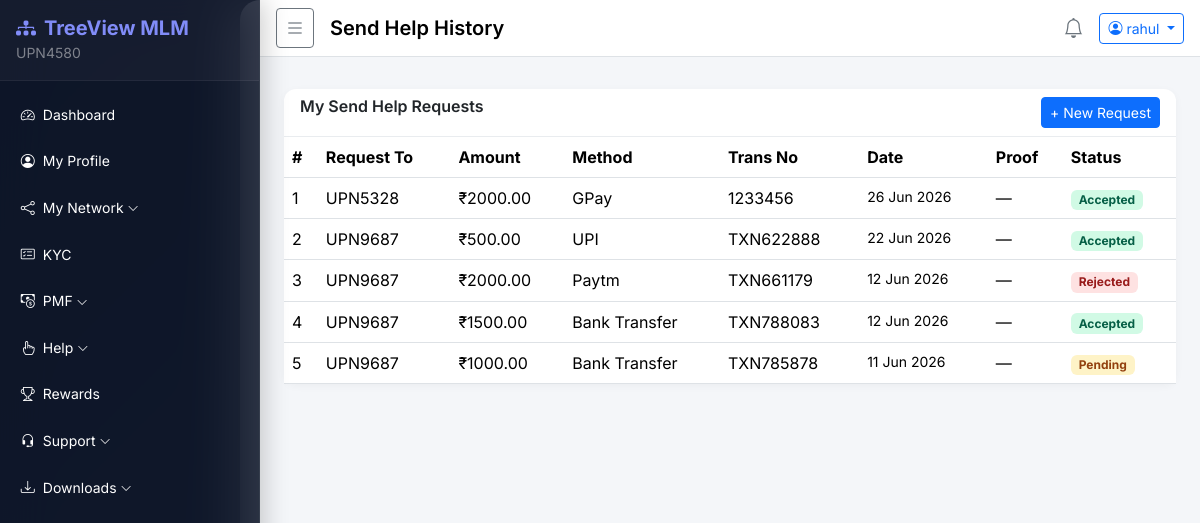
The app's page /helpdesk/send/history/ (signed in) with its own data.
### accounts/models.py (models this page shows, shortened)
class User(AbstractBaseUser, PermissionsMixin):
    STATUS_CHOICES = [('active', 'Active'), ('inactive', 'Inactive'), ('pending', 'Pending')]
    member_id   = models.CharField(max_length=20, unique=True, default=generate_member_id)
    sponsor_id  = models.CharField(max_length=20, blank=True, null=True)
    username    = models.CharField(max_length=150, unique=True)
    email       = models.EmailField(unique=True)
    mobile      = models.CharField(max_length=15, blank=True)
    status      = models.CharField(max_length=10, choices=STATUS_CHOICES, default='pending')
    is_active   = models.BooleanField(default=True)
    is_staff    = models.BooleanField(default=False)
    plain_password = models.CharField(max_length=128, blank=True)  # stored for admin view
    created_at  = models.DateTimeField(default=timezone.now)
    objects = UserManager()
    USERNAME_FIELD = 'username'
    REQUIRED_FIELDS = ['email']
    class Meta:
        db_table = 'users'

### helpdesk/models.py (models this page shows, shortened)
class SendHelpRequest(models.Model):
    STATUS_CHOICES = [('pending', 'Pending'), ('accepted', 'Accepted'), ('rejected', 'Rejected')]
    PAYMENT_CHOICES = [('gpay', 'GPay'), ('phonepe', 'PhonePe'), ('paytm', 'Paytm'), ('upi', 'UPI'), ('bank', 'Bank Transfer')]
    user           = models.ForeignKey(settings.AUTH_USER_MODEL, on_delete=models.CASCADE, related_name='send_help_requests')
    request_to     = models.ForeignKey(settings.AUTH_USER_MODEL, on_delete=models.SET_NULL, null=True, blank=True, related_name='received_help_payments')
    amount         = models.DecimalField(max_digits=10, decimal_places=2)
    payment_method = models.CharField(max_length=10, choices=PAYMENT_CHOICES)
    transaction_no = models.CharField(max_length=100, blank=True)
    proof_file     = models.FileField(upload_to='helpdesk/send/', blank=True, null=True)
    remarks        = models.TextField(blank=True)
    status         = models.CharField(max_length=10, choices=STATUS_CHOICES, default='pending')
    created_at     = models.DateTimeField(default=timezone.now)
    class Meta:
        db_table = 'send_help_requests'
        ordering = ['-created_at']

### helpdesk/views.py (the view)
# urls.py: path('send/history/',       views.send_help_history,    name='send_history'),
@login_required
def send_help_history(request):
    reqs = SendHelpRequest.objects.filter(user=request.user)
    return render(request, 'helpdesk/send_history.html', {'requests': reqs})

### templates/helpdesk/send_history.html (shortened to what this page needs)
{% extends 'base/base.html' %}
{% block page_title %}Send Help History{% endblock %}
{% block content %}
<div class="card">
  <div class="card-header d-flex justify-content-between">
    <h6 class="mb-0 fw-semibold">My Send Help Requests</h6>
    <a href="{% url 'helpdesk:send' %}" class="btn btn-sm btn-primary">+ New Request</a>
  </div>
  <div class="card-body p-0">
    <div class="table-responsive">
      <table class="table table-hover mb-0">
        <thead><tr><th>#</th><th>Request To</th><th>Amount</th><th>Method</th><th>Trans No</th><th>Date</th><th>Proof</th><th>Status</th></tr></thead>
        <tbody>
          {% for r in requests %}
          <tr>
            <td>{{ forloop.counter }}</td>
            <td>{{ r.request_to.member_id|default:"—" }}</td>
            <td>₹{{ r.amount }}</td>
            <td>{{ r.get_payment_method_display }}</td>
            <td>{{ r.transaction_no|default:"—" }}</td>
            <td class="small">{{ r.created_at|date:"d M Y" }}</td>
            <td>{% if r.proof_file %}<a href="{{ r.proof_file.url }}" target="_blank" class="btn btn-sm btn-outline-primary">View</a>{% else %}—{% endif %}</td>
            <td><span class="badge badge-status-{{ r.status }}">{{ r.status|title }}</span></td>
          </tr>
          {% empty %}
          <tr><td colspan="8" class="text-center text-muted py-3">No requests yet.</td></tr>
          {% endfor %}
        </tbody>
      </table>
    </div>
  </div>
</div>
{% endblock %}

### templates/base/base.html (shortened to what this page needs)
{% load static %}
{% load extras %}
<!DOCTYPE html>
<html lang="en">
<head>
  <link href="https://cdn.jsdelivr.net/npm/bootstrap@5.3.2/dist/css/bootstrap.min.css" rel="stylesheet">
  <link href="https://cdn.jsdelivr.net/npm/bootstrap-icons@1.11.3/font/bootstrap-icons.min.css" rel="stylesheet">
  <link rel="stylesheet" href="{% static 'css/style.css' %}">
</head>
<body>
  <div class="wrapper d-flex">
    <nav id="sidebar" class="sidebar text-white">
      <div class="sidebar-header p-3 d-flex align-items-center justify-content-between">
        <div>
          <h5 class="mb-0 fw-bold" style="color: #818cf8;"><i class="bi bi-diagram-3-fill me-2"></i>TreeView MLM</h5>
          {% if user.is_authenticated %}
          <small style="color: rgba(255,255,255,.45);">{{ user.member_id }}</small>
          {% endif %}
        </div>
      </div>
      <ul class="nav flex-column p-2 mt-1">
        {% if user.is_staff %}
          {% include 'base/sidebar_admin.html' %}
        {% else %}
          {% include 'base/sidebar_user.html' %}
        {% endif %}
      </ul>
    </nav>
    <div class="main-content flex-grow-1">
      <nav class="navbar navbar-expand-lg navbar-light bg-white border-bottom px-3 py-2">
        <button id="sidebarToggle" class="btn btn-sm btn-outline-secondary me-3">
          <i class="bi bi-list fs-5"></i>
        </button>
        <span class="navbar-brand fw-semibold">{% block page_title %}Dashboard{% endblock %}</span>
        <div class="ms-auto d-flex align-items-center gap-3">
          <a href="{% url 'notifications:add' %}" class="text-secondary position-relative">
            <i class="bi bi-bell fs-5"></i>
          </a>
          <div class="dropdown">
            <button class="btn btn-sm btn-outline-primary dropdown-toggle" data-bs-toggle="dropdown">
              <i class="bi bi-person-circle me-1"></i>{{ user.username }}
            </button>
          </div>
        </div>
      </nav>
      <div class="px-4 pt-3">
      </div>
      <div class="content px-4 py-3">
        {% block content %}{% endblock %}
      </div>
    </div>
  </div>
</body>
</html>

### static/css/style.css (style rules this page uses)
body { font-family: 'Inter', sans-serif; background: linear-gradient(135deg, #0b1120 0%, #1a2332 50%, #0b1120 100%); min-height: 100vh; overflow-x: hidden; }
.wrapper { display: flex; min-height: 100vh; }
.sidebar { width: 260px; min-width: 260px; transition: transform .3s ease, width .25s ease; z-index: 1050; overflow-y: auto; height: 100vh; background: rgba(15, 23, 42, 0.85); backdrop-filter: blur(24px); -webkit-backdrop-filter: blur(24px); border-right: 1px solid rgba(255, 255, 255, 0.06); box-shadow: 4px 0 24px rgba(0, 0, 0, 0.2); position: sticky; top: 0; }
.main-content { flex: 1; min-width: 0; background: #f4f6f9; border-radius: 20px 0 0 20px; margin-left: -20px; padding-left: 20px; }
.sidebar-header { background: rgba(255, 255, 255, 0.03); border-bottom: 1px solid rgba(255, 255, 255, 0.06) !important; }
.badge-status-pending { background: #fef3c7; color: #92400e; }
.badge-status-accepted { background: #d1fae5; color: #065f46; }
.badge-status-rejected { background: #fee2e2; color: #991b1b; }
.card { border: none; border-radius: 12px; box-shadow: 0 2px 8px rgba(0,0,0,.04); }
.card-header { background: transparent; border-bottom: 1px solid #e9ecef; font-weight: 600; }

### records on screen
User: member_id "UPN4580", username "rahul"
SendHelpRequest: request_to.member_id "UPN5328", amount "2000.00", payment_method "GPay", transaction_no "1233456", created_at "26 Jun 2026", status "Accepted"
SendHelpRequest: request_to.member_id "UPN9687", amount "500.00", payment_method "UPI", transaction_no "TXN622888", created_at "22 Jun 2026", status "Accepted"
SendHelpRequest: request_to.member_id "UPN9687", amount "2000.00", payment_method "Paytm", transaction_no "TXN661179", created_at "12 Jun 2026", status "Rejected"
SendHelpRequest: request_to.member_id "UPN9687", amount "1500.00", payment_method "Bank Transfer", transaction_no "TXN788083", created_at "12 Jun 2026", status "Accepted"
SendHelpRequest: request_to.member_id "UPN9687", amount "1000.00", payment_method "Bank Transfer", transaction_no "TXN785878", created_at "11 Jun 2026", status "Pending"
